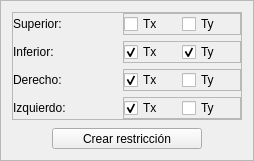
             <widget class="QFrame" name="frame_boundary1">
              <property name="sizePolicy">
               <sizepolicy hsizetype="Preferred" vsizetype="Preferred">
                <horstretch>0</horstretch>
                <verstretch>0</verstretch>
               </sizepolicy>
              </property>
              <property name="frameShape">
               <enum>QFrame::StyledPanel</enum>
              </property>
              <property name="frameShadow">
               <enum>QFrame::Raised</enum>
              </property>
              <layout class="QVBoxLayout" name="verticalLayout_7">
               <property name="spacing">
                <number>8</number>
               </property>
               <item>
                <widget class="QFrame" name="frame_4">
                 <property name="styleSheet">
                  <string notr="true"/>
                 </property>
                 <property name="frameShape">
                  <enum>QFrame::StyledPanel</enum>
                 </property>
                 <property name="frameShadow">
                  <enum>QFrame::Raised</enum>
                 </property>
                 <layout class="QFormLayout" name="formLayout_4">
                  <property name="horizontalSpacing">
                   <number>0</number>
                  </property>
                  <property name="verticalSpacing">
                   <number>6</number>
                  </property>
                  <property name="leftMargin">
                   <number>0</number>
                  </property>
                  <property name="topMargin">
                   <number>0</number>
                  </property>
                  <property name="rightMargin">
                   <number>0</number>
                  </property>
                  <property name="bottomMargin">
                   <number>0</number>
                  </property>
                  <item row="0" column="0">
                   <widget class="QLabel" name="label_textBoundary1_2">
                    <property name="minimumSize">
                     <size>
                      <width>110</width>
                      <height>0</height>
                     </size>
                    </property>
                    <property name="text">
                     <string>Superior:</string>
                    </property>
                    <property name="QLabelStyle" stdset="0">
                     <number>3</number>
                    </property>
                    <property name="QCheckBoxStyle" stdset="0">
                     <number>1</number>
                    </property>
                   </widget>
                  </item>
                  <item row="1" column="0">
                   <widget class="QLabel" name="label_textBoundary2_2">
                    <property name="minimumSize">
                     <size>
                      <width>110</width>
                      <height>0</height>
                     </size>
                    </property>
                    <property name="text">
                     <string>Inferior:</string>
                    </property>
                    <property name="QLabelStyle" stdset="0">
                     <number>3</number>
                    </property>
                   </widget>
                  </item>
                  <item row="2" column="0">
                   <widget class="QLabel" name="label_textBoundary2_3">
                    <property name="minimumSize">
                     <size>
                      <width>110</width>
                      <height>0</height>
                     </size>
                    </property>
                    <property name="text">
                     <string>Derecho:</string>
                    </property>
                    <property name="QLabelStyle" stdset="0">
                     <number>3</number>
                    </property>
                   </widget>
                  </item>
                  <item row="3" column="1">
                   <widget class="QFrame" name="frame_2">
                    <property name="sizePolicy">
                     <sizepolicy hsizetype="Preferred" vsizetype="Preferred">
                      <horstretch>0</horstretch>
                      <verstretch>0</verstretch>
                     </sizepolicy>
                    </property>
                    <property name="frameShape">
                     <enum>QFrame::StyledPanel</enum>
                    </property>
                    <property name="frameShadow">
                     <enum>QFrame::Raised</enum>
                    </property>
                    <layout class="QHBoxLayout" name="horizontalLayout_17">
                     <property name="spacing">
                      <number>0</number>
                     </property>
                     <property name="leftMargin">
                      <number>0</number>
                     </property>
                     <property name="topMargin">
                      <number>0</number>
                     </property>
                     <property name="rightMargin">
                      <number>0</number>
                     </property>
                     <property name="bottomMargin">
                      <number>0</number>
                     </property>
                     <item>
                      <widget class="QCheckBox" name="checkBox_BoundaryRestrictionTXleft">
                       <property name="text">
                        <string>Tx</string>
                       </property>
                       <property name="checked">
                        <bool>true</bool>
                       </property>
                       <property name="QCheckBoxStyle" stdset="0">
                        <number>1</number>
                       </property>
                      </widget>
                     </item>
                     <item>
                      <widget class="QCheckBox" name="checkBox_BoundaryRestrictionTYleft">
                       <property name="text">
                        <string>Ty</string>
                       </property>
                       <property name="QCheckBoxStyle" stdset="0">
                        <number>1</number>
                       </property>
                      </widget>
                     </item>
                    </layout>
                   </widget>
                  </item>
                  <item row="3" column="0">
                   <widget class="QLabel" name="label_textBoundary2_4">
                    <property name="minimumSize">
                     <size>
                      <width>110</width>
                      <height>0</height>
                     </size>
                    </property>
                    <property name="text">
                     <string>Izquierdo:</string>
                    </property>
                    <property name="QLabelStyle" stdset="0">
                     <number>3</number>
                    </property>
                   </widget>
                  </item>
                  <item row="2" column="1">
                   <widget class="QFrame" name="frame_5">
                    <property name="sizePolicy">
                     <sizepolicy hsizetype="Preferred" vsizetype="Preferred">
                      <horstretch>0</horstretch>
                      <verstretch>0</verstretch>
                     </sizepolicy>
                    </property>
                    <property name="frameShape">
                     <enum>QFrame::StyledPanel</enum>
                    </property>
                    <property name="frameShadow">
                     <enum>QFrame::Raised</enum>
                    </property>
                    <layout class="QHBoxLayout" name="horizontalLayout_19">
                     <property name="spacing">
                      <number>0</number>
                     </property>
                     <property name="leftMargin">
                      <number>0</number>
                     </property>
                     <property name="topMargin">
                      <number>0</number>
                     </property>
                     <property name="rightMargin">
                      <number>0</number>
                     </property>
                     <property name="bottomMargin">
                      <number>0</number>
                     </property>
                     <item>
                      <widget class="QCheckBox" name="checkBox_BoundaryRestrictionTXRight">
                       <property name="text">
                        <string>Tx</string>
                       </property>
                       <property name="checked">
                        <bool>true</bool>
                       </property>
                       <property name="QCheckBoxStyle" stdset="0">
                        <number>1</number>
                       </property>
                      </widget>
                     </item>
                     <item>
                      <widget class="QCheckBox" name="checkBox_BoundaryRestrictionTYRight">
                       <property name="text">
                        <string>Ty</string>
                       </property>
                       <property name="QCheckBoxStyle" stdset="0">
                        <number>1</number>
                       </property>
                      </widget>
                     </item>
                    </layout>
                   </widget>
                  </item>
                  <item row="1" column="1">
                   <widget class="QFrame" name="frame_6">
                    <property name="sizePolicy">
                     <sizepolicy hsizetype="Preferred" vsizetype="Preferred">
                      <horstretch>0</horstretch>
                      <verstretch>0</verstretch>
                     </sizepolicy>
                    </property>
                    <property name="frameShape">
                     <enum>QFrame::StyledPanel</enum>
                    </property>
                    <property name="frameShadow">
                     <enum>QFrame::Raised</enum>
                    </property>
                    <layout class="QHBoxLayout" name="horizontalLayout_20">
                     <property name="spacing">
                      <number>0</number>
                     </property>
                     <property name="leftMargin">
                      <number>0</number>
                     </property>
                     <property name="topMargin">
                      <number>0</number>
                     </property>
                     <property name="rightMargin">
                      <number>0</number>
                     </property>
                     <property name="bottomMargin">
                      <number>0</number>
                     </property>
                     <item>
                      <widget class="QCheckBox" name="checkBox_BoundaryRestrictionTXBottom">
                       <property name="text">
                        <string>Tx</string>
                       </property>
                       <property name="checked">
                        <bool>true</bool>
                       </property>
                       <property name="QCheckBoxStyle" stdset="0">
                        <number>1</number>
                       </property>
                      </widget>
                     </item>
                     <item>
                      <widget class="QCheckBox" name="checkBox_BoundaryRestrictionTYBottom">
                       <property name="text">
                        <string>Ty</string>
                       </property>
                       <property name="checked">
                        <bool>true</bool>
                       </property>
                       <property name="QCheckBoxStyle" stdset="0">
                        <number>1</number>
                       </property>
                      </widget>
                     </item>
                    </layout>
                   </widget>
                  </item>
                  <item row="0" column="1">
                   <widget class="QFrame" name="frame_7">
                    <property name="sizePolicy">
                     <sizepolicy hsizetype="Preferred" vsizetype="Preferred">
                      <horstretch>0</horstretch>
                      <verstretch>0</verstretch>
                     </sizepolicy>
                    </property>
                    <property name="frameShape">
                     <enum>QFrame::StyledPanel</enum>
                    </property>
                    <property name="frameShadow">
                     <enum>QFrame::Raised</enum>
                    </property>
                    <layout class="QHBoxLayout" name="horizontalLayout_21">
                     <property name="spacing">
                      <number>0</number>
                     </property>
                     <property name="leftMargin">
                      <number>0</number>
                     </property>
                     <property name="topMargin">
                      <number>0</number>
                     </property>
                     <property name="rightMargin">
                      <number>0</number>
                     </property>
                     <property name="bottomMargin">
                      <number>0</number>
                     </property>
                     <item>
                      <widget class="QCheckBox" name="checkBox_BoundaryRestrictionTXTop">
                       <property name="text">
                        <string>Tx</string>
                       </property>
                       <property name="checked">
                        <bool>false</bool>
                       </property>
                       <property name="QCheckBoxStyle" stdset="0">
                        <number>1</number>
                       </property>
                      </widget>
                     </item>
                     <item>
                      <widget class="QCheckBox" name="checkBox_BoundaryRestrictionTYTop">
                       <property name="text">
                        <string>Ty</string>
                       </property>
                       <property name="QCheckBoxStyle" stdset="0">
                        <number>1</number>
                       </property>
                      </widget>
                     </item>
                    </layout>
                   </widget>
                  </item>
                 </layout>
                </widget>
               </item>
               <item>
                <layout class="QHBoxLayout" name="horizontalLayout_18">
                 <property name="spacing">
                  <number>6</number>
                 </property>
                 <item>
                  <spacer name="horizontalSpacer_7">
                   <property name="orientation">
                    <enum>Qt::Horizontal</enum>
                   </property>
                   <property name="sizeHint" stdset="0">
                    <size>
                     <width>40</width>
                     <height>20</height>
                    </size>
                   </property>
                  </spacer>
                 </item>
                 <item>
                  <widget class="QToolButton" name="toolButton_boundaryCreate_1">
                   <property name="minimumSize">
                    <size>
                     <width>150</width>
                     <height>0</height>
                    </size>
                   </property>
                   <property name="maximumSize">
                    <size>
                     <width>150</width>
                     <height>16777215</height>
                    </size>
                   </property>
                   <property name="text">
                    <string>Crear restricción</string>
                   </property>
                   <property name="QToolButtonStyle" stdset="0">
                    <number>2</number>
                   </property>
                  </widget>
                 </item>
                 <item>
                  <spacer name="horizontalSpacer_8">
                   <property name="orientation">
                    <enum>Qt::Horizontal</enum>
                   </property>
                   <property name="sizeHint" stdset="0">
                    <size>
                     <width>40</width>
                     <height>20</height>
                    </size>
                   </property>
                  </spacer>
                 </item>
                </layout>
               </item>
              </layout>
             </widget>
